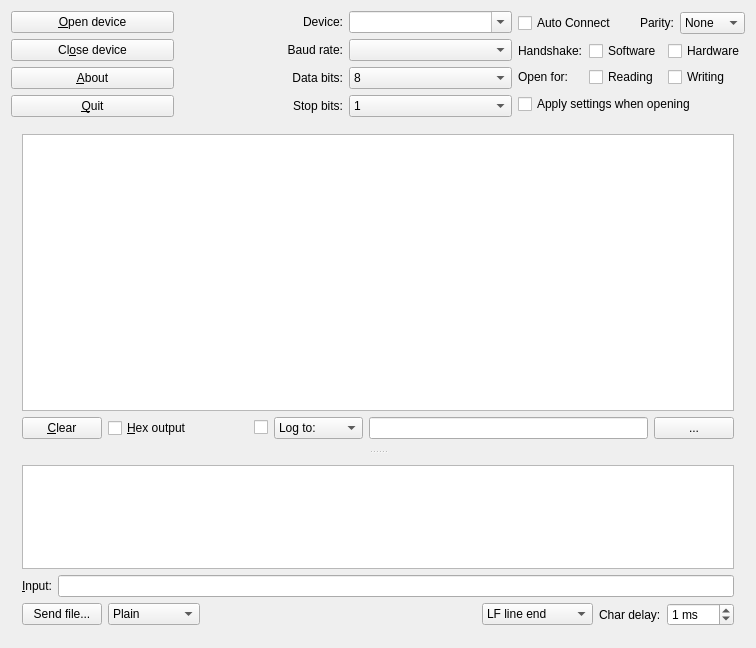
<?xml version="1.0" encoding="UTF-8"?>
<ui version="4.0">
 <class>CuteCommDlg</class>
 <widget class="QWidget" name="CuteCommDlg">
  <property name="geometry">
   <rect>
    <x>0</x>
    <y>0</y>
    <width>756</width>
    <height>648</height>
   </rect>
  </property>
  <property name="windowTitle">
   <string>CuteCom</string>
  </property>
  <layout class="QVBoxLayout">
   <item>
    <layout class="QGridLayout">
     <item row="3" column="1">
      <widget class="QLabel" name="textLabel5">
       <property name="text">
        <string>&lt;html&gt;&lt;head/&gt;&lt;body&gt;&lt;p align=&quot;right&quot;&gt;Stop bits:&lt;/p&gt;&lt;/body&gt;&lt;/html&gt;</string>
       </property>
       <property name="wordWrap">
        <bool>false</bool>
       </property>
       <property name="buddy">
        <cstring>m_stopCb</cstring>
       </property>
      </widget>
     </item>
     <item row="3" column="0">
      <widget class="QPushButton" name="m_quitPb">
       <property name="text">
        <string>&amp;Quit</string>
       </property>
       <property name="shortcut">
        <string>Alt+Q</string>
       </property>
      </widget>
     </item>
     <item row="2" column="1">
      <widget class="QLabel" name="textLabel3">
       <property name="text">
        <string>&lt;html&gt;&lt;head/&gt;&lt;body&gt;&lt;p align=&quot;right&quot;&gt;Data bits:&lt;/p&gt;&lt;/body&gt;&lt;/html&gt;</string>
       </property>
       <property name="wordWrap">
        <bool>false</bool>
       </property>
       <property name="buddy">
        <cstring>m_dataBitsCb</cstring>
       </property>
      </widget>
     </item>
     <item row="2" column="0">
      <widget class="QPushButton" name="m_aboutPb">
       <property name="text">
        <string>&amp;About</string>
       </property>
       <property name="shortcut">
        <string>Alt+A</string>
       </property>
      </widget>
     </item>
     <item row="2" column="2">
      <widget class="QComboBox" name="m_dataBitsCb">
       <property name="currentIndex">
        <number>3</number>
       </property>
       <item>
        <property name="text">
         <string>5</string>
        </property>
       </item>
       <item>
        <property name="text">
         <string>6</string>
        </property>
       </item>
       <item>
        <property name="text">
         <string>7</string>
        </property>
       </item>
       <item>
        <property name="text">
         <string>8</string>
        </property>
       </item>
      </widget>
     </item>
     <item row="3" column="2">
      <widget class="QComboBox" name="m_stopCb">
       <item>
        <property name="text">
         <string>1</string>
        </property>
       </item>
       <item>
        <property name="text">
         <string>2</string>
        </property>
       </item>
      </widget>
     </item>
     <item row="0" column="0">
      <widget class="QPushButton" name="m_connectPb">
       <property name="toolTip">
        <string/>
       </property>
       <property name="text">
        <string>&amp;Open device</string>
       </property>
       <property name="shortcut">
        <string>Alt+O</string>
       </property>
      </widget>
     </item>
     <item row="1" column="0">
      <widget class="QPushButton" name="m_closePb">
       <property name="text">
        <string>Cl&amp;ose device</string>
       </property>
       <property name="shortcut">
        <string>Alt+O</string>
       </property>
      </widget>
     </item>
     <item row="1" column="1">
      <widget class="QLabel" name="textLabel2">
       <property name="text">
        <string>&lt;html&gt;&lt;head/&gt;&lt;body&gt;&lt;p align=&quot;right&quot;&gt;Baud rate:&lt;/p&gt;&lt;/body&gt;&lt;/html&gt;</string>
       </property>
       <property name="wordWrap">
        <bool>false</bool>
       </property>
       <property name="buddy">
        <cstring>m_baudCb</cstring>
       </property>
      </widget>
     </item>
     <item row="0" column="2">
      <widget class="QComboBox" name="m_deviceCb">
       <property name="editable">
        <bool>true</bool>
       </property>
      </widget>
     </item>
     <item row="1" column="2">
      <widget class="QComboBox" name="m_baudCb">
       <property name="currentIndex">
        <number>-1</number>
       </property>
      </widget>
     </item>
     <item row="0" column="3" rowspan="4">
      <layout class="QVBoxLayout">
       <item>
        <layout class="QHBoxLayout">
         <item>
          <widget class="QCheckBox" name="autoConnectCb">
           <property name="text">
            <string>Auto Connect</string>
           </property>
          </widget>
         </item>
         <item>
          <widget class="QLabel" name="textLabel4">
           <property name="text">
            <string>&lt;html&gt;&lt;head/&gt;&lt;body&gt;&lt;p align=&quot;right&quot;&gt;Parity:&lt;/p&gt;&lt;/body&gt;&lt;/html&gt;</string>
           </property>
           <property name="wordWrap">
            <bool>false</bool>
           </property>
           <property name="buddy">
            <cstring>m_parityCb</cstring>
           </property>
          </widget>
         </item>
         <item>
          <widget class="QComboBox" name="m_parityCb">
           <item>
            <property name="text">
             <string>None</string>
            </property>
           </item>
           <item>
            <property name="text">
             <string>Odd</string>
            </property>
           </item>
           <item>
            <property name="text">
             <string>Even</string>
            </property>
           </item>
           <item>
            <property name="text">
             <string>Mark</string>
            </property>
           </item>
           <item>
            <property name="text">
             <string>Space</string>
            </property>
           </item>
          </widget>
         </item>
        </layout>
       </item>
       <item>
        <layout class="QGridLayout">
         <item row="0" column="2">
          <widget class="QCheckBox" name="m_hardwareCb">
           <property name="toolTip">
            <string>Enable Hardware Handshake</string>
           </property>
           <property name="text">
            <string>Hardware</string>
           </property>
          </widget>
         </item>
         <item row="0" column="1">
          <widget class="QCheckBox" name="m_softwareCb">
           <property name="toolTip">
            <string>Enable Software Handshake (XON/XOFF)</string>
           </property>
           <property name="text">
            <string>Software</string>
           </property>
          </widget>
         </item>
         <item row="1" column="2">
          <widget class="QCheckBox" name="m_writeCb">
           <property name="toolTip">
            <string>Usually you want to use read and write</string>
           </property>
           <property name="text">
            <string>Writing</string>
           </property>
          </widget>
         </item>
         <item row="1" column="1">
          <widget class="QCheckBox" name="m_readCb">
           <property name="toolTip">
            <string>Usually you want to use read and write</string>
           </property>
           <property name="text">
            <string>Reading</string>
           </property>
          </widget>
         </item>
         <item row="1" column="0">
          <widget class="QLabel" name="textLabel1_3">
           <property name="text">
            <string>Open for:</string>
           </property>
           <property name="wordWrap">
            <bool>false</bool>
           </property>
          </widget>
         </item>
         <item row="0" column="0">
          <widget class="QLabel" name="textLabel2_2">
           <property name="text">
            <string>Handshake:</string>
           </property>
           <property name="wordWrap">
            <bool>false</bool>
           </property>
          </widget>
         </item>
        </layout>
       </item>
       <item>
        <widget class="QCheckBox" name="m_applyCb">
         <property name="text">
          <string>Apply settings when opening</string>
         </property>
        </widget>
       </item>
      </layout>
     </item>
     <item row="0" column="1">
      <widget class="QLabel" name="textLabel1">
       <property name="text">
        <string>&lt;html&gt;&lt;head/&gt;&lt;body&gt;&lt;p align=&quot;right&quot;&gt;Device:&lt;/p&gt;&lt;/body&gt;&lt;/html&gt;</string>
       </property>
       <property name="wordWrap">
        <bool>false</bool>
       </property>
       <property name="buddy">
        <cstring>m_deviceCb</cstring>
       </property>
      </widget>
     </item>
    </layout>
   </item>
   <item>
    <widget class="QSplitter" name="splitter2">
     <property name="orientation">
      <enum>Qt::Vertical</enum>
     </property>
     <widget class="QFrame" name="frame3">
      <property name="sizePolicy">
       <sizepolicy hsizetype="Preferred" vsizetype="Preferred">
        <horstretch>0</horstretch>
        <verstretch>2</verstretch>
       </sizepolicy>
      </property>
      <property name="frameShape">
       <enum>QFrame::NoFrame</enum>
      </property>
      <property name="frameShadow">
       <enum>QFrame::Plain</enum>
      </property>
      <layout class="QVBoxLayout">
       <item>
        <widget class="QTextBrowser" name="m_outputView">
         <property name="font">
          <font>
           <family>Courier</family>
          </font>
         </property>
        </widget>
       </item>
       <item>
        <layout class="QHBoxLayout">
         <item>
          <widget class="QPushButton" name="m_clearOutputPb">
           <property name="toolTip">
            <string>Clear the output window</string>
           </property>
           <property name="text">
            <string>&amp;Clear</string>
           </property>
           <property name="shortcut">
            <string>Alt+C</string>
           </property>
          </widget>
         </item>
         <item>
          <widget class="QCheckBox" name="m_hexOutputCb">
           <property name="sizePolicy">
            <sizepolicy hsizetype="Minimum" vsizetype="Fixed">
             <horstretch>1</horstretch>
             <verstretch>0</verstretch>
            </sizepolicy>
           </property>
           <property name="toolTip">
            <string>Show the output in hexadecimal format</string>
           </property>
           <property name="text">
            <string>&amp;Hex output</string>
           </property>
           <property name="shortcut">
            <string>Alt+H</string>
           </property>
          </widget>
         </item>
         <item>
          <widget class="QCheckBox" name="m_enableLoggingCb">
           <property name="toolTip">
            <string>Enable logging the data to a file. Chose &quot;Append to&quot; to append instead overwrite to an existing file.</string>
           </property>
           <property name="text">
            <string/>
           </property>
          </widget>
         </item>
         <item>
          <widget class="QComboBox" name="m_logAppendCb">
           <property name="toolTip">
            <string>Enable logging the data to a file. Chose &quot;Append to&quot; to append instead overwrite to an existing file.</string>
           </property>
           <item>
            <property name="text">
             <string>Log to:</string>
            </property>
           </item>
           <item>
            <property name="text">
             <string>Append to:</string>
            </property>
           </item>
          </widget>
         </item>
         <item>
          <widget class="QLineEdit" name="m_logFileLe">
           <property name="sizePolicy">
            <sizepolicy hsizetype="Expanding" vsizetype="Fixed">
             <horstretch>2</horstretch>
             <verstretch>0</verstretch>
            </sizepolicy>
           </property>
           <property name="toolTip">
            <string>The logfile</string>
           </property>
          </widget>
         </item>
         <item>
          <widget class="QPushButton" name="m_logFileFileDialog">
           <property name="toolTip">
            <string>Open file dialog</string>
           </property>
           <property name="text">
            <string>...</string>
           </property>
          </widget>
         </item>
        </layout>
       </item>
      </layout>
     </widget>
     <widget class="QFrame" name="frame4">
      <property name="sizePolicy">
       <sizepolicy hsizetype="Preferred" vsizetype="Preferred">
        <horstretch>0</horstretch>
        <verstretch>1</verstretch>
       </sizepolicy>
      </property>
      <property name="frameShape">
       <enum>QFrame::NoFrame</enum>
      </property>
      <property name="frameShadow">
       <enum>QFrame::Plain</enum>
      </property>
      <layout class="QVBoxLayout">
       <item>
        <widget class="QListWidget" name="m_oldCmdsLb"/>
       </item>
       <item>
        <layout class="QHBoxLayout">
         <item>
          <widget class="QLabel" name="textLabel1_2">
           <property name="text">
            <string>&amp;Input:</string>
           </property>
           <property name="wordWrap">
            <bool>false</bool>
           </property>
           <property name="buddy">
            <cstring>m_cmdLe</cstring>
           </property>
          </widget>
         </item>
         <item>
          <widget class="QLineEdit" name="m_cmdLe">
           <property name="toolTip">
            <string>Enter commands here, Ctrl+C, Ctrl+S, Ctrl+Q also work</string>
           </property>
          </widget>
         </item>
        </layout>
       </item>
       <item>
        <layout class="QHBoxLayout">
         <item>
          <widget class="QPushButton" name="m_sendPb">
           <property name="toolTip">
            <string>Select a file to be sent using the specified protocol</string>
           </property>
           <property name="text">
            <string>Send file...</string>
           </property>
           <property name="autoDefault">
            <bool>false</bool>
           </property>
          </widget>
         </item>
         <item>
          <widget class="QComboBox" name="m_protoPb">
           <property name="toolTip">
            <string>Select the transfer protocol</string>
           </property>
           <item>
            <property name="text">
             <string>Plain</string>
            </property>
           </item>
           <item>
            <property name="text">
             <string>XModem</string>
            </property>
           </item>
           <item>
            <property name="text">
             <string>ZModem</string>
            </property>
           </item>
           <item>
            <property name="text">
             <string>YModem</string>
            </property>
           </item>
           <item>
            <property name="text">
             <string>1kXModem</string>
            </property>
           </item>
           <item>
            <property name="text">
             <string>Script</string>
            </property>
           </item>
          </widget>
         </item>
         <item>
          <spacer>
           <property name="orientation">
            <enum>Qt::Horizontal</enum>
           </property>
           <property name="sizeType">
            <enum>QSizePolicy::Expanding</enum>
           </property>
           <property name="sizeHint" stdset="0">
            <size>
             <width>40</width>
             <height>20</height>
            </size>
           </property>
          </spacer>
         </item>
         <item>
          <widget class="QComboBox" name="m_inputModeCb">
           <property name="toolTip">
            <string>Select the line end termination</string>
           </property>
           <item>
            <property name="text">
             <string>LF line end</string>
            </property>
           </item>
           <item>
            <property name="text">
             <string>CR line end</string>
            </property>
           </item>
           <item>
            <property name="text">
             <string>CR,LF line end</string>
            </property>
           </item>
           <item>
            <property name="text">
             <string>No line end</string>
            </property>
           </item>
           <item>
            <property name="text">
             <string>Hex input</string>
            </property>
           </item>
          </widget>
         </item>
         <item>
          <widget class="QLabel" name="textLabel1_4">
           <property name="text">
            <string>Char delay:</string>
           </property>
           <property name="wordWrap">
            <bool>false</bool>
           </property>
          </widget>
         </item>
         <item>
          <widget class="QSpinBox" name="m_charDelaySb">
           <property name="toolTip">
            <string>Delay between single characters</string>
           </property>
           <property name="suffix">
            <string> ms</string>
           </property>
           <property name="maximum">
            <number>250</number>
           </property>
           <property name="value">
            <number>1</number>
           </property>
          </widget>
         </item>
        </layout>
       </item>
      </layout>
     </widget>
    </widget>
   </item>
  </layout>
 </widget>
 <layoutdefault spacing="6" margin="11"/>
 <pixmapfunction>qPixmapFromMimeSource</pixmapfunction>
 <tabstops>
  <tabstop>m_connectPb</tabstop>
  <tabstop>m_closePb</tabstop>
  <tabstop>m_aboutPb</tabstop>
  <tabstop>m_quitPb</tabstop>
  <tabstop>m_deviceCb</tabstop>
  <tabstop>m_baudCb</tabstop>
  <tabstop>m_dataBitsCb</tabstop>
  <tabstop>m_stopCb</tabstop>
  <tabstop>m_parityCb</tabstop>
  <tabstop>m_softwareCb</tabstop>
  <tabstop>m_hardwareCb</tabstop>
  <tabstop>m_readCb</tabstop>
  <tabstop>m_writeCb</tabstop>
  <tabstop>m_applyCb</tabstop>
  <tabstop>m_outputView</tabstop>
  <tabstop>m_clearOutputPb</tabstop>
  <tabstop>m_hexOutputCb</tabstop>
  <tabstop>m_enableLoggingCb</tabstop>
  <tabstop>m_logAppendCb</tabstop>
  <tabstop>m_logFileLe</tabstop>
  <tabstop>m_logFileFileDialog</tabstop>
  <tabstop>m_cmdLe</tabstop>
  <tabstop>m_sendPb</tabstop>
  <tabstop>m_protoPb</tabstop>
  <tabstop>m_inputModeCb</tabstop>
  <tabstop>m_charDelaySb</tabstop>
  <tabstop>m_oldCmdsLb</tabstop>
 </tabstops>
 <resources/>
 <connections/>
</ui>
